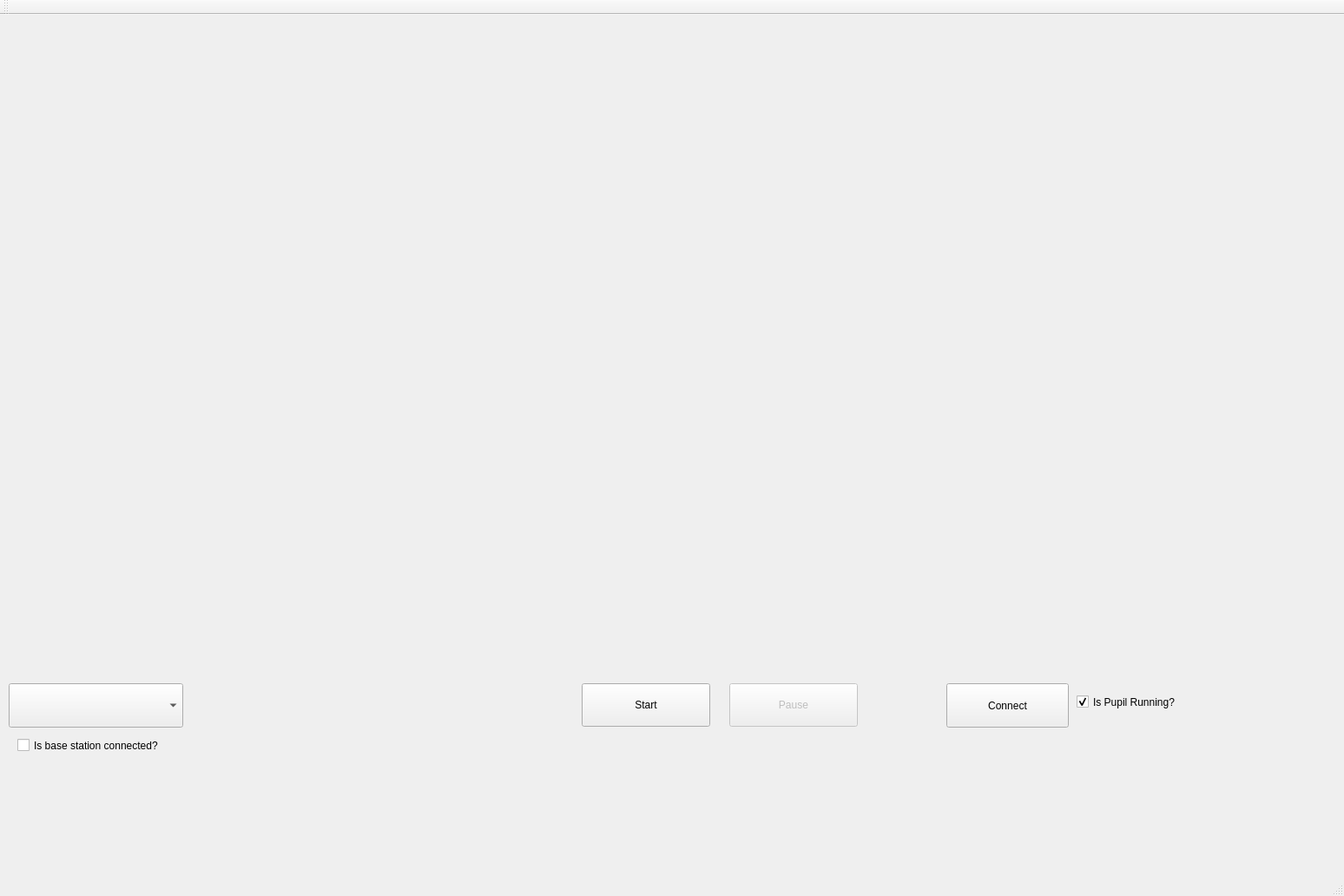
<?xml version="1.0" encoding="UTF-8"?>
<ui version="4.0">
 <class>MainWindow</class>
 <widget class="QMainWindow" name="MainWindow">
  <property name="geometry">
   <rect>
    <x>0</x>
    <y>0</y>
    <width>1548</width>
    <height>1032</height>
   </rect>
  </property>
  <property name="windowTitle">
   <string>MainWindow</string>
  </property>
  <widget class="QWidget" name="centralWidget">
   <widget class="QLabel" name="label">
    <property name="geometry">
     <rect>
      <x>30</x>
      <y>50</y>
      <width>1471</width>
      <height>811</height>
     </rect>
    </property>
    <property name="text">
     <string/>
    </property>
   </widget>
   <widget class="QPushButton" name="startButton">
    <property name="enabled">
     <bool>true</bool>
    </property>
    <property name="geometry">
     <rect>
      <x>670</x>
      <y>770</y>
      <width>148</width>
      <height>50</height>
     </rect>
    </property>
    <property name="text">
     <string>Start</string>
    </property>
   </widget>
   <widget class="QPushButton" name="pauseButton">
    <property name="enabled">
     <bool>false</bool>
    </property>
    <property name="geometry">
     <rect>
      <x>840</x>
      <y>770</y>
      <width>148</width>
      <height>50</height>
     </rect>
    </property>
    <property name="text">
     <string>Pause</string>
    </property>
   </widget>
   <widget class="QComboBox" name="arduinoBox">
    <property name="geometry">
     <rect>
      <x>10</x>
      <y>770</y>
      <width>201</width>
      <height>51</height>
     </rect>
    </property>
   </widget>
   <widget class="QCheckBox" name="isArduino">
    <property name="enabled">
     <bool>true</bool>
    </property>
    <property name="geometry">
     <rect>
      <x>20</x>
      <y>830</y>
      <width>201</width>
      <height>23</height>
     </rect>
    </property>
    <property name="text">
     <string>Is base station connected?</string>
    </property>
    <property name="checked">
     <bool>false</bool>
    </property>
   </widget>
   <widget class="QPushButton" name="connectButton">
    <property name="geometry">
     <rect>
      <x>1090</x>
      <y>770</y>
      <width>141</width>
      <height>51</height>
     </rect>
    </property>
    <property name="text">
     <string>Connect</string>
    </property>
   </widget>
   <widget class="QCheckBox" name="isPupil">
    <property name="geometry">
     <rect>
      <x>1240</x>
      <y>780</y>
      <width>171</width>
      <height>23</height>
     </rect>
    </property>
    <property name="text">
     <string>Is Pupil Running?</string>
    </property>
    <property name="checked">
     <bool>true</bool>
    </property>
   </widget>
  </widget>
  <widget class="QMenuBar" name="menuBar">
   <property name="geometry">
    <rect>
     <x>0</x>
     <y>0</y>
     <width>1548</width>
     <height>22</height>
    </rect>
   </property>
  </widget>
  <widget class="QToolBar" name="mainToolBar">
   <attribute name="toolBarArea">
    <enum>TopToolBarArea</enum>
   </attribute>
   <attribute name="toolBarBreak">
    <bool>false</bool>
   </attribute>
  </widget>
  <widget class="QStatusBar" name="statusBar"/>
 </widget>
 <layoutdefault spacing="6" margin="11"/>
 <resources/>
 <connections/>
</ui>
